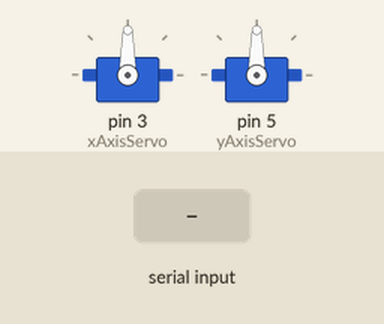
Bench run of a sketch on a simulated Arduino Uno, built with avr-gcc and run on an emulated ATmega328P. Shown: 2 × servo. The test bench sets the inputs (shaded band).

Above: at 1.2 s.
1.3 s: "90,45\n" received over Serial
At 2.2 s:
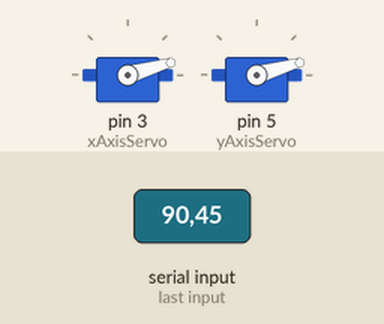
2.8 s: "30,150\n" received over Serial
At 3.4 s:
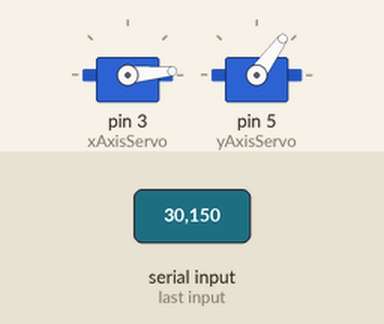
4.3 s: "1,90\n" received over Serial
At 5.7 s:
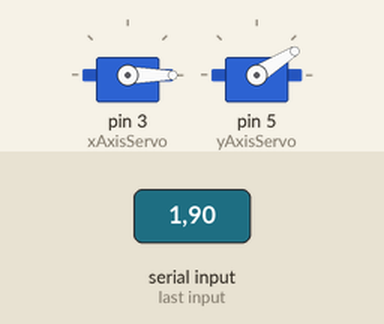
Timing chart, 0 to 7.3 s (numbered marks = the images above; inputs shaded):
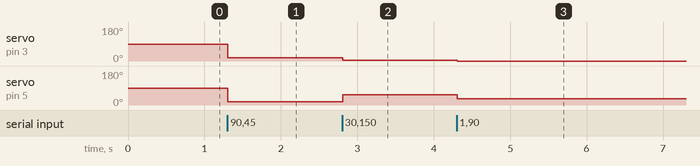

Measured:
- after the input at 1.3 s, servo on pin 3 (xAxisServo), servo on pin 5 (yAxisServo): 90° → 16° at once
- after the input at 2.8 s, servo on pin 3 (xAxisServo): 16° → 5° at once; servo on pin 5 (yAxisServo): 16° → 54° at once
- after the input at 4.3 s, servo on pin 3 (xAxisServo): 5° → 0° at once; servo on pin 5 (yAxisServo): 54° → 32° at once

The sketch:

MotorControl.ino
```cpp
//Basic Serial communication for the arduino to receive data.
//#Chishiki Sakagami

#include <Servo.h>

Servo xAxisServo;
Servo yAxisServo;

void setup() {
  // put your setup code here, to run once:
  Serial.begin(9600);//Ready to begin connection
  xAxisServo.attach(3);
  yAxisServo.attach(5);
}

void loop() {
  // put your main code here, to run repeatedly:
  if(Serial.available() > 0){
    String data = Serial.readStringUntil('\n');
    int indexChar = data.indexOf(',');

    if (indexChar != -1){
      int x = data.substring(0, indexChar).toInt();
      int y = data.substring(indexChar + 1).toInt();

      //You may change the values of these according to your motor but it depends.
      int xAxisAngle = map(x, 0, 1000, 0, 180);
      int yAxisAngle = map(y, 0, 500, 0, 180);//piece of shit

      xAxisServo.write(xAxisAngle);
      yAxisServo.write(yAxisAngle);

      //That is the entire code of the backend.
    }
  }
}
```
